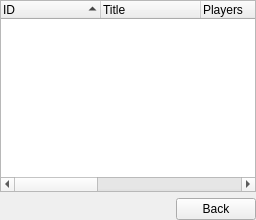
         <widget class="QWidget" name="page_2">
          <layout class="QGridLayout" name="gridLayout_5">
           <property name="margin">
            <number>0</number>
           </property>
           <item row="1" column="0">
            <widget class="QTreeWidget" name="treeWidget">
             <property name="alternatingRowColors">
              <bool>true</bool>
             </property>
             <property name="sortingEnabled">
              <bool>true</bool>
             </property>
             <property name="columnCount">
              <number>7</number>
             </property>
             <column>
              <property name="text">
               <string>ID</string>
              </property>
             </column>
             <column>
              <property name="text">
               <string>Title</string>
              </property>
             </column>
             <column>
              <property name="text">
               <string notr="true">Players</string>
              </property>
              <property name="icon">
               <iconset resource="resources.qrc">
                <normaloff>:/images/Wiimote1.png</normaloff>:/images/Wiimote1.png</iconset>
              </property>
             </column>
             <column>
              <property name="text">
               <string notr="true">Online Players</string>
              </property>
              <property name="icon">
               <iconset resource="resources.qrc">
                <normaloff>:/images/wifi1.png</normaloff>:/images/wifi1.png</iconset>
              </property>
             </column>
             <column>
              <property name="text">
               <string>Rating</string>
              </property>
             </column>
             <column>
              <property name="text">
               <string>Type</string>
              </property>
             </column>
             <column>
              <property name="text">
               <string>Accessories</string>
              </property>
             </column>
            </widget>
           </item>
           <item row="2" column="0">
            <layout class="QHBoxLayout" name="horizontalLayout_4">
             <property name="leftMargin">
              <number>9</number>
             </property>
             <item>
              <widget class="QLabel" name="label_searchResultInfo">
               <property name="text">
                <string/>
               </property>
              </widget>
             </item>
             <item>
              <spacer name="horizontalSpacer_3">
               <property name="orientation">
                <enum>Qt::Horizontal</enum>
               </property>
               <property name="sizeHint" stdset="0">
                <size>
                 <width>40</width>
                 <height>20</height>
                </size>
               </property>
              </spacer>
             </item>
             <item>
              <widget class="QPushButton" name="pushButton_searchBack">
               <property name="text">
                <string>Back</string>
               </property>
              </widget>
             </item>
            </layout>
           </item>
          </layout>
         </widget>
